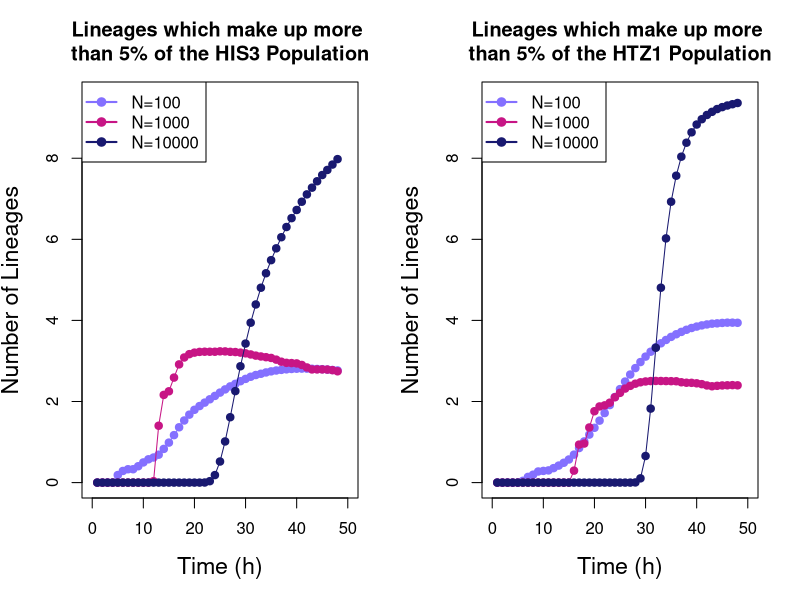
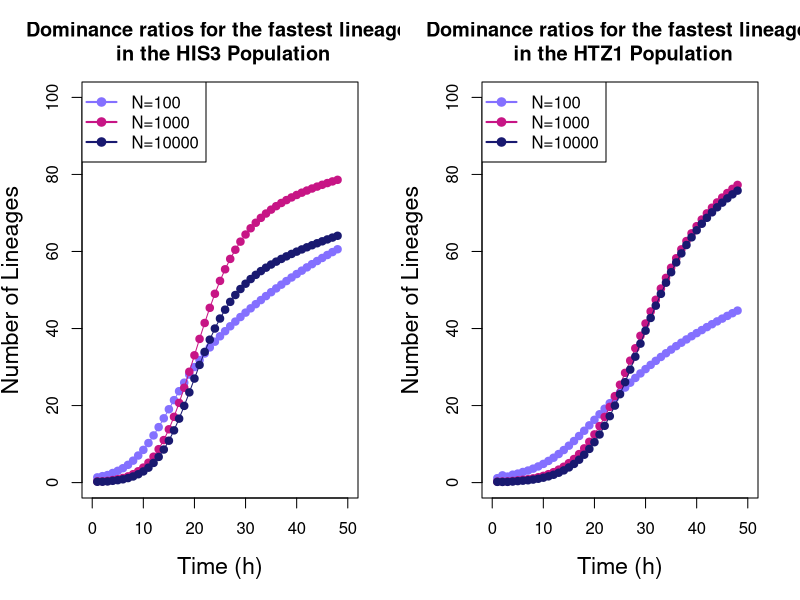

Here is the R script that generated these plots, in order:

h5_100=c(0.0000,0.0000,0.0000,0.0000,0.1939,0.2957,0.3384,0.3388,0.4133,0.5063,0.5860,0.6315,0.7030,0.8450,1.0005,1.1798,
         1.3704,1.5430,1.6807,1.7984,1.8919,1.9789,2.0691,2.1539,2.2334,2.3079,2.3811,2.4401,2.5015,2.5604,2.6078,2.6504,
         2.6785,2.7084,2.7376,2.7581,2.7714,2.7830,2.7951,2.7960,2.7972,2.7968,2.7934,2.7865,2.7811,2.7713,2.7606,2.7492)
h5x_100=c(0.00000,0.00000,0.00000,0.00000,0.18607,0.28695,0.32941,0.32989,0.40363,0.49737,0.57469,0.61872,0.68803,0.83104,
          0.98632,1.17052,1.36430,1.53190,1.67574,1.79524,1.88785,1.97237,2.05434,2.13771,2.21955,2.29847,2.37273,2.43544,
          2.50041,2.55755,2.60999,2.65325,2.68389,2.71671,2.74319,2.76445,2.77990,2.79304,2.80219,2.80823,2.81146,2.81062,
          2.80705,2.80248,2.79716,2.78768,2.77757,2.76580)
h5_1000=c(0.0000,0.0000,0.0000,0.0000,0.0000,0.0000,0.0000,0.0000,0.0000,0.0000,0.0000,0.0356,1.3984,2.1528,2.2456,2.5769,
          2.9075,3.0865,3.1650,3.1994,3.2164,3.2209,3.2210,3.2216,3.2309,3.2293,3.2176,3.2140,3.2042,3.1811,3.1558,3.1265,
          3.1070,3.0926,3.0735,3.0270,2.9739,2.9417,2.9396,2.9294,2.8866,2.8258,2.7730,2.7726,2.7730,2.7699,2.7561,2.7264)
h5x_1000=c(0.00000,0.00000,0.00000,0.00000,0.00000,0.00000,0.00000,0.00000,0.00000,0.00000,0.00000,0.03531,1.40208,2.16280,
           2.25171,2.58965,2.91561,3.08550,3.16799,3.20559,3.22350,3.22788,3.22726,3.22731,3.23705,3.23563,3.22496,3.21987,
           3.20573,3.18825,3.16079,3.13154,3.11054,3.09295,3.07439,3.03245,2.98157,2.95361,2.94769,2.93978,2.90160,2.83998,
           2.79090,2.79133,2.79159,2.78778,2.77296,2.74492)
h5_10000=c(0.0000,0.0000,0.0000,0.0000,0.0000,0.0000,0.0000,0.0000,0.0000,0.0000,0.0000,0.0000,0.0000,0.0000,0.0000,0.0000,
          0.0000,0.0000,0.0000,0.0000,0.0000,0.0023,0.0448,0.2076,0.5687,1.0981,1.7024,2.3697,2.9573,3.4918,4.0120,4.4709,
          4.8836,5.2743,5.5782,5.8788,6.1338,6.3882,6.6033,6.8011,6.9893,7.1745,7.3329,7.4930,7.6330,7.7501,7.8906,8.0165)
h5x_10000=c(0.00000,0.00000,0.00000,0.00000,0.00000,0.00000,0.00000,0.00000,0.00000,0.00000,0.00000,0.00000,0.00000,0.00000,
            0.00000,0.00000,0.00000,0.00000,0.00000,0.00000,0.00001,0.00200,0.03489,0.18534,0.51977,1.01478,1.61261,2.25649,
            2.86947,3.42874,3.94335,4.39291,4.80596,5.16326,5.48584,5.77781,6.05183,6.30320,6.52209,6.72360,6.92693,7.10844,
            7.27350,7.43192,7.58551,7.71074,7.84356,7.97824)

z5_100=c(0.0000,0.0000,0.0000,0.0000,0.0000,0.0423,0.1420,0.1966,0.2741,0.2902,0.3030,0.3617,0.4262,0.4947,0.5767,0.6978,
         0.8602,1.0225,1.1882,1.3553,1.5355,1.7214,1.9175,2.1130,2.3115,2.4956,2.6657,2.8259,2.9722,3.1009,3.2210,3.3312,
         3.4259,3.5028,3.5767,3.6427,3.7031,3.7487,3.7868,3.8126,3.8417,3.8650,3.8830,3.8901,3.9030,3.9117,3.9100,3.9077)
z5x_100=c(0.00000,0.00000,0.00000,0.00000,0.00000,0.04389,0.14044,0.19518,0.27394,0.28810,0.30052,0.35668,0.41923,0.48890,
          0.56991,0.68967,0.85202,1.01532,1.18404,1.35109,1.52783,1.71494,1.91150,2.11086,2.30564,2.49196,2.66506,2.82391,
          2.97269,3.10704,3.22776,3.33733,3.43506,3.51772,3.59339,3.65859,3.71650,3.76877,3.81256,3.84787,3.87713,3.90054,
          3.91938,3.92739,3.93773,3.94450,3.94436,3.94092)
z5_1000=c(0.0000,0.0000,0.0000,0.0000,0.0000,0.0000,0.0000,0.0000,0.0000,0.0000,0.0000,0.0000,0.0000,0.0000,0.0000,0.2863,
          0.9484,0.9699,1.3632,1.7623,1.8828,1.9123,1.9753,2.0981,2.2047,2.3076,2.3810,2.4324,2.4691,2.4859,2.4981,2.5007,
          2.5002,2.4988,2.4988,2.4979,2.4720,2.4609,2.4604,2.4466,2.4209,2.3874,2.3682,2.3788,2.3897,2.3952,2.4004,2.3979)
z5x_1000=c(0.00000,0.00000,0.00000,0.00000,0.00000,0.00000,0.00000,0.00000,0.00000,0.00000,0.00000,0.00000,0.00000,0.00000,
           0.00000,0.29475,0.93707,0.96287,1.35935,1.76036,1.87778,1.90521,1.97087,2.10438,2.21302,2.31867,2.38592,2.43928,
           2.47390,2.49415,2.50428,2.50685,2.50570,2.50380,2.50153,2.49936,2.47446,2.46271,2.46043,2.44872,2.42798,2.39576,
           2.37598,2.38674,2.39588,2.39978,2.40368,2.39913)
z5_10000=c(0.0000,0.0000,0.0000,0.0000,0.0000,0.0000,0.0000,0.0000,0.0000,0.0000,0.0000,0.0000,0.0000,0.0000,0.0000,0.0000,
           0.0000,0.0000,0.0000,0.0000,0.0000,0.0000,0.0000,0.0000,0.0000,0.0000,0.0000,0.0051,0.1167,0.6272,1.8327,3.3361,
           4.8193,5.9891,6.8510,7.5169,8.0004,8.3599,8.6335,8.8034,8.9478,9.0431,9.1531,9.2023,9.2448,9.2960,9.3333,9.3602)
z5x_10000=c(0.00000,0.00000,0.00000,0.00000,0.00000,0.00000,0.00000,0.00000,0.00000,0.00000,0.00000,0.00000,0.00000,0.00000,
            0.00000,0.00000,0.00000,0.00000,0.00000,0.00000,0.00000,0.00000,0.00000,0.00000,0.00000,0.00000,0.00000,0.00394,
            0.10467,0.65607,1.82504,3.32544,4.80638,6.02278,6.92712,7.56870,8.03805,8.38256,8.63892,8.83111,8.96227,9.06667,
            9.14405,9.21261,9.26053,9.30004,9.33212,9.36218)

pl=list(h5x_100,h5x_1000,h5x_10000,z5x_100,z5x_1000,z5x_10000)

colours=rep(c("lightslateblue","mediumvioletred","midnightblue"),2)
par(mfrow=c(1,2))
plot(NULL,xlim=c(0,50),ylim=c(0,9.5),main="Lineages which make up more \nthan 5% of the HIS3 Population",
     xlab="Time (h)", ylab="Number of Lineages",cex.lab=1.4)
for(i in 1:3){
  points(seq(1,48,1),pl[[i]],pch=19,col=colours[i])
  lines(seq(1,48,1),pl[[i]],lty=1,col=colours[i])
}
legend("topleft",legend=c("N=100","N=1000","N=10000"),pch=c(19,19,19),lwd=2,col=colours[1:3])
plot(NULL,xlim=c(0,50),ylim=c(0,9.5),main="Lineages which make up more \nthan 5% of the HTZ1 Population",
     xlab="Time (h)", ylab="Number of Lineages",cex.lab=1.4)
for(i in 4:6){
  points(seq(1,48,1),pl[[i]],pch=19,col=colours[i])
  lines(seq(1,48,1),pl[[i]],lty=1,col=colours[i])
}
legend("topleft",legend=c("N=100","N=1000","N=10000"),pch=c(19,19,19),lwd=2,col=colours[1:3])


hd_100=c(1.359550,1.673452,1.959799,2.494568,3.057709,3.732327,4.608117,5.695594,7.027367,8.491977,10.267105,12.243820,14.397247,
         16.692536,19.039644,21.409185,23.728803,25.941169,28.032426,29.993174,31.815119,33.511116,35.095122,36.579365,37.979487,
         39.308638,40.580454,41.802172,42.982555,44.127184,45.240657,46.325725,47.384709,48.419008,49.429648,50.417190,51.382040,
         52.324632,53.245126,54.143707,55.020603,55.876096,56.710459,57.524005,58.317070,59.090004,59.843201,60.577062)
hd_1000=c(0.3218467,0.3365645,0.4384101,0.6559016,0.8883128,1.1924305,1.6118054,2.1835863,2.9429207,3.8981521,5.1534310,6.7231108,
          8.6797700,11.0433730,13.8393419,17.0725133,20.6958012,24.6274921,28.7815455,33.0489089,37.3008099,41.4357156,45.3648848,
          49.0212350,52.3651559,55.3807369,58.0721045,60.4548474,62.5550787,64.4022850,66.0274497,67.4600351,68.7276248,69.8546829,
          70.8626622,71.7700162,72.5924140,73.3430588,74.0329680,74.6712943,75.2656177,75.8221936,76.3461730,76.8417994,77.3125691,
          77.7613693,78.1905914,78.6022234)
hd_10000=c(0.219271,0.2278916,0.3020515,0.4660290,0.6289052,0.8529971,1.1690365,1.5909581,2.1672801,2.8997210,3.8730731,5.1076566,
           6.667144,8.5798222,10.8742634,13.5603401,16.5985157,19.9143732,23.4207518,27.0062449,30.5440000,33.9361933,37.1040099,
           39.9968570,42.5933928,44.8955215,46.9216619,48.6983072,50.2571477,51.6296112,52.8453175,53.9304126,54.9075902,55.7958366,
           56.6108766,57.3655589,58.0702948,58.7334842,59.3618761,59.9608893,60.5348773,61.0873413,61.6211041,62.1384501,62.6412362,
           63.1309797,63.6089283,64.0761145)

zd_1000=c(0.2514131,0.2770127,0.3010938,0.4264165,0.5684050,0.7244233,0.8747683,1.1037554,1.3906981,1.7456225,2.1851212,2.7105726,
          3.3712458,4.1200418,5.0458990,6.1256256,7.4017893,8.8871173,10.5890758,12.5140966,14.6699139,17.0581989,19.6609150,22.4473968,
          25.4078643,28.4876078,31.6598556,34.8828228,38.1105091,41.3057280,44.4350568,47.4669049,50.3779625,53.1510731,55.7745254,
          58.2424372,60.5527143,62.7074323,64.7113541,66.5709949,68.2940426,69.8895170,71.3664178,72.7338209,74.0005677,75.1751233,
          76.2654345,77.2789050)
zd_100=c(1.147992,1.877571,1.561419,2.050497,2.340659,2.753941,3.130599,3.620818,4.191251,4.852093,5.624346,6.454478,7.417176,8.448280,
         9.580214,10.792532,12.096325,13.456364,14.869107,16.296493,17.738683,19.180715,20.605130,21.996912,23.357608,24.669810,
         25.938580,27.162492,28.339020,29.469935,30.558059,31.605172,32.612905,33.585237,34.524018,35.432297,36.312523,37.166854,
         37.997557,38.806503,39.594832,40.364635,41.116977,41.853015,42.573740,43.280070,43.972688,44.652339)
zd_10000=c(0.1920857,0.1715290,0.1901974,0.2753218,0.3874372,0.4984200,0.605758,0.7854066,0.9965213,1.2733943,1.6159288,2.0314759,
           2.5593822,3.1696597,3.9349038,4.8443375,5.9369878,7.2310744,8.7443230,10.4908112,12.4858265,14.7429635,17.2506432,19.9879093,
           22.9468736,26.0741780,29.3380105,32.6896192,36.0724315,39.4375370,42.7396262,45.9361367,48.9951485,51.8930061,54.6142404,
           57.1515819,59.5036653,61.6747479,63.6728251,65.5083074,67.1930244,68.7398700,70.1615506,71.4704071,72.6780780,73.7953367,
           74.8319822,75.7968366)

dr=list(hd_100,hd_1000,hd_10000,zd_100,zd_1000,zd_10000)

colours=rep(c("lightslateblue","mediumvioletred","midnightblue"),2)

par(mfrow=c(1,2))
plot(NULL,xlim=c(0,50),ylim=c(0,100),main="Dominance ratios for the fastest lineage \n in the HIS3 Population",
     xlab="Time (h)", ylab="Number of Lineages",cex.lab=1.4)
for(i in 1:3){
  points(seq(1,48,1),dr[[i]],pch=19,col=colours[i])
  lines(seq(1,48,1),dr[[i]],lty=1,col=colours[i])
}
legend("topleft",legend=c("N=100","N=1000","N=10000"),pch=c(19,19,19),lwd=2,col=colours[1:3])
plot(NULL,xlim=c(0,50),ylim=c(0,100),main="Dominance ratios for the fastest lineage \n in the HTZ1 Population",
     xlab="Time (h)", ylab="Number of Lineages",cex.lab=1.4)
for(i in 4:6){
  points(seq(1,48,1),dr[[i]],pch=19,col=colours[i])
  lines(seq(1,48,1),dr[[i]],lty=1,col=colours[i])
}
legend("topleft",legend=c("N=100","N=1000","N=10000"),pch=c(19,19,19),lwd=2,col=colours[1:3])
